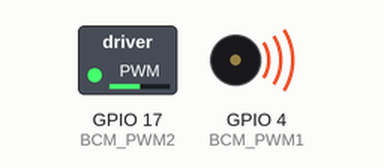
A program run on a simulated Raspberry Pi (BCM pin numbers), started with the argument 3. Parts: switched loads named in the program (green lamp = pin HIGH), buzzer (waves = sounding). Pins used as bus, display or sensor lines are not drawn; what the program prints to the terminal is not drawn.

Above: at 0.2 s.
Timing chart, 0 to 40.0 s (numbered marks = the images above):
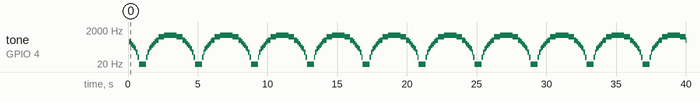

The program:

main.py
```python
#!/usr/bin/env python
# -*- coding: utf-8 -*-
#------------------------------------------------------------------------------
# Autor:      Adrian Kauz
# Datum:      2017.03.15
# Version:    0.5
#------------------------------------------------------------------------------
# Short test with the PIGPIO-Daemon, DMA-PWM-Output
# This little script will change the PWM-Frequency like a sinus-loop to test,
# how the motors of "Heiri" react to this change.
# Note for me: Läuft so halbbatzig, aber hauptsache es funzt
#
# Used Pins:
# PWM 1     = BCM  4 (Pin  7)
# PWM 2     = BCM 17 (Pin 11)
# GND       = GND    (Pin  6)
#------------------------------------------------------------------------------

# Imports
import pigpio
import time
import math
import sys

# Variables
BCM_PWM1 = 4
BCM_PWM2 = 17
CLEAR_TERMINAL = "\033c"
DEFAULT_DUTYCYCLE = 128 # 50%
DEFAULT_FREQUENCY = 500
DEFAULT_MIN_PWM_FREQUENCY = 0
DEFAULT_MAX_PWM_FREQUENCY = 1000
DEFAULT_OFFSET = 1
DEFAULT_PERIODE_IN_SECONDS = 2.0
DEFAULT_STEPS_PER_PERIODE = 10.0

# Initialize
pi = pigpio.pi()  # Connect to local Pi

# Main
try:
    deltaFreq = 0
    counter = 0.0
    step = 1.0 / (DEFAULT_STEPS_PER_PERIODE * DEFAULT_PERIODE_IN_SECONDS)
    currValue = 0

    print(str(step))

    pi.set_PWM_frequency(BCM_PWM1, DEFAULT_FREQUENCY)
    pi.set_PWM_frequency(BCM_PWM2, DEFAULT_FREQUENCY)
    pi.set_PWM_dutycycle(BCM_PWM1, DEFAULT_DUTYCYCLE)
    pi.set_PWM_dutycycle(BCM_PWM2, DEFAULT_DUTYCYCLE)

    # Define range of frequency
    if(len(sys.argv) == 0):
        deltaFreq = int(sys.argv[1]) - int(sys.argv[0])
    else:
        deltaFreq = DEFAULT_MAX_PWM_FREQUENCY - DEFAULT_MIN_PWM_FREQUENCY

    while(1):
        currValue = deltaFreq/2 - int(deltaFreq/2 * math.sin(math.pi * counter))

        if(currValue < 0):
            currValue = 0

        pi.set_PWM_frequency(BCM_PWM1, currValue)
        print(str(currValue) + ", " + str(pi.get_PWM_frequency(BCM_PWM1)))
        counter = counter + step

        # Safety
        time.sleep(1.0 / DEFAULT_STEPS_PER_PERIODE)

except KeyboardInterrupt:
    pi.set_PWM_dutycycle(BCM_PWM1, 0)
    pi.set_PWM_dutycycle(BCM_PWM2, 0)
    pi.stop()
    #print(CLEAR_TERMINAL + "Goodbye!\n")

except:
    pi.set_PWM_dutycycle(BCM_PWM1, 0)
    pi.set_PWM_dutycycle(BCM_PWM2, 0)
    pi.stop()
    print(CLEAR_TERMINAL + "Aaaaaaaaargh!\n")

    raise
```

Measured:
- by itself, tone on GPIO 4 (BCM_PWM1): plays 400 Hz for 0.10 s, 320 Hz for 0.10 s, 250 Hz for 0.10 s, 200 Hz for 0.10 s, 160 Hz for 0.10 s, 100 Hz for 0.10 s … (220 notes in this stretch)
